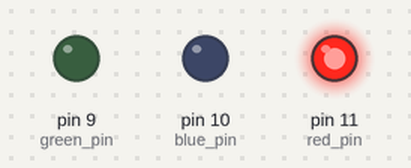
A sketch run on a simulated Arduino Uno, built with avr-gcc and run on an emulated ATmega328P. Shown: output pins drawn as LEDs (lit = HIGH).

Above: at 0.5 s.
At 2.5 s:
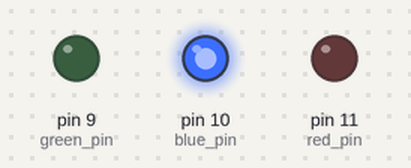
At 3.5 s:
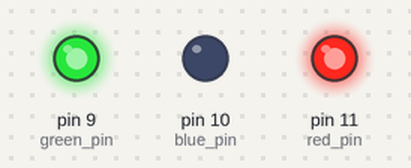
At 4.5 s:
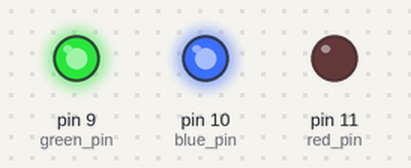
At 6.5 s:
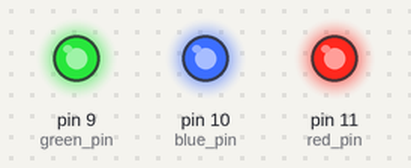
At 9.5 s:
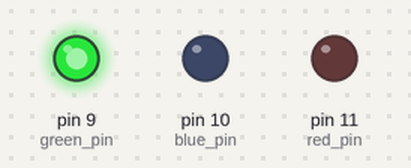
Timing chart, 0 to 10.4 s (numbered marks = the images above):
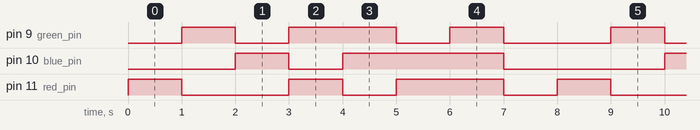

Measured:
- by itself, pin 9 (green_pin): repeats every 8.0 s: LOW 1.0 s, HIGH 2.0 s, LOW 1.0 s, HIGH 1.0 s, LOW 2.0 s, HIGH 1.0 s
- by itself, pin 10 (blue_pin): repeats every 8.0 s: LOW 1.0 s, HIGH 3.0 s, LOW 3.0 s, HIGH 1.0 s
- by itself, pin 11 (red_pin): repeats every 8.0 s: LOW 2.0 s, HIGH 1.0 s, LOW 1.0 s, HIGH 2.0 s, LOW 1.0 s, HIGH 1.0 s

The sketch:

sketch_aug06a.ino
```cpp
int red_pin = 11;
int green_pin = 9;
int blue_pin = 10;

void setup() {
    pinMode(red_pin, OUTPUT);
    pinMode(green_pin, OUTPUT);
    pinMode(blue_pin, OUTPUT);
}

void loop() {
    // Red ON
    light_led(HIGH,LOW,LOW);

    // Green ON
    light_led(LOW,HIGH,LOW);

    // Blue ON
    light_led(LOW,LOW,HIGH);

    // Red, Grenn ON
    light_led(HIGH,HIGH,LOW);

    // Green Blue ON
    light_led(LOW,HIGH,HIGH);

    // Blue, Red ON
    light_led(HIGH,LOW,HIGH);

    // Red, Blue, Green ON
    light_led(HIGH,HIGH,HIGH);

    // Red, Blue, Green OFF
    light_led(LOW,LOW,LOW);
}

void light_led(boolean r, boolean g, boolean b){
    digitalWrite(red_pin, r);
    digitalWrite(green_pin, g);
    digitalWrite(blue_pin, b);
    delay(1000);
}
```
